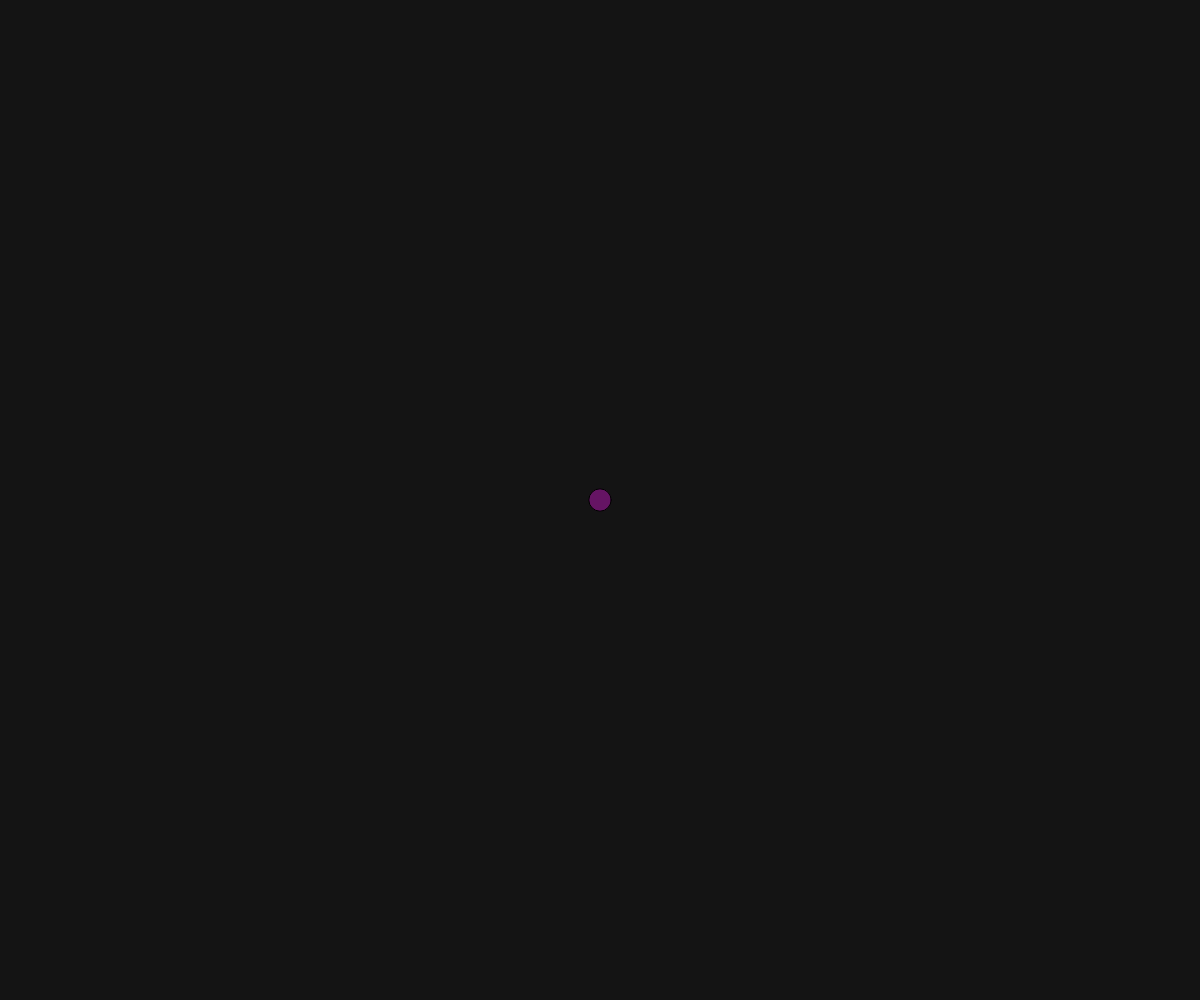
Frame 1 (no input)
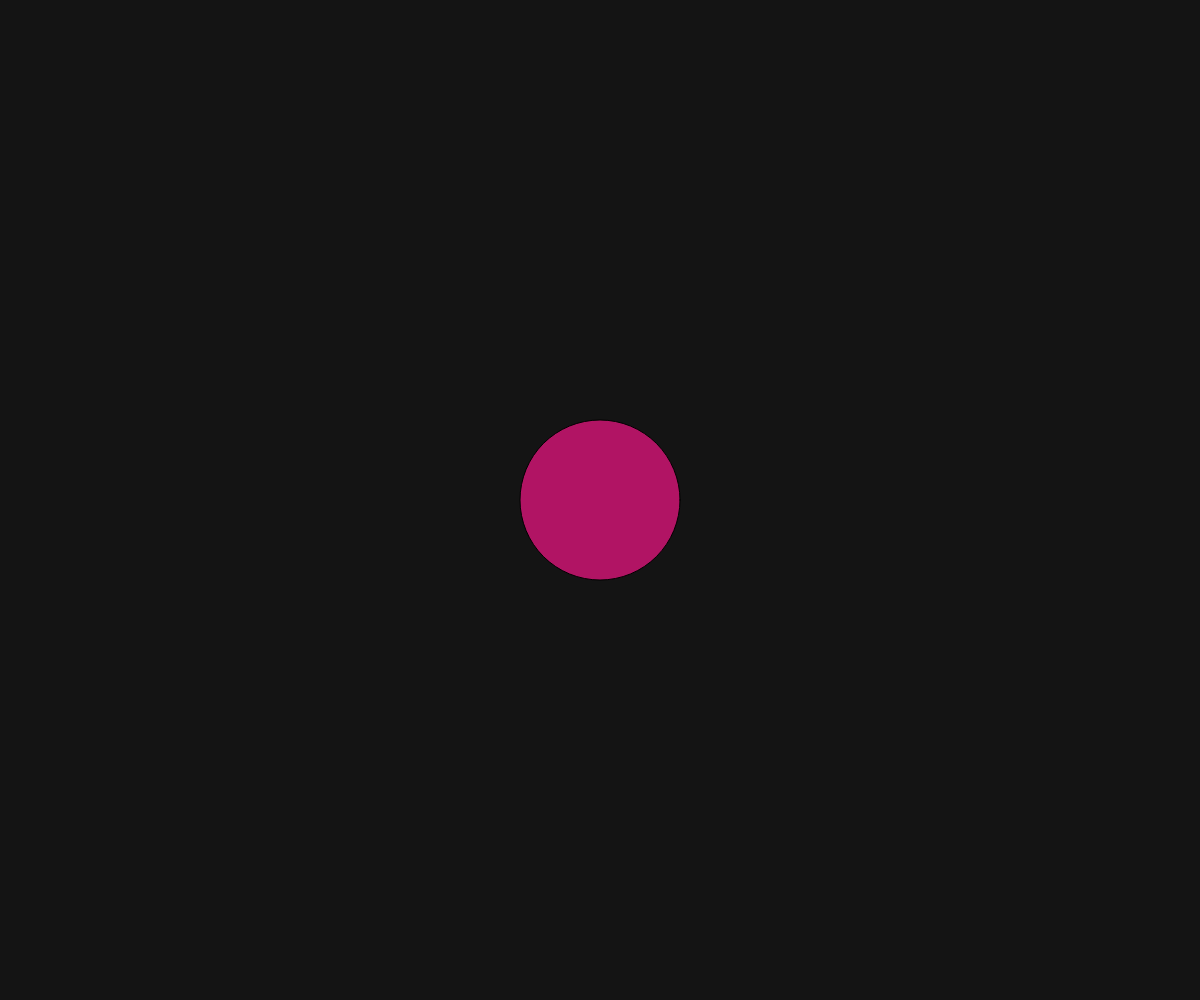
Frame 60 (no input)
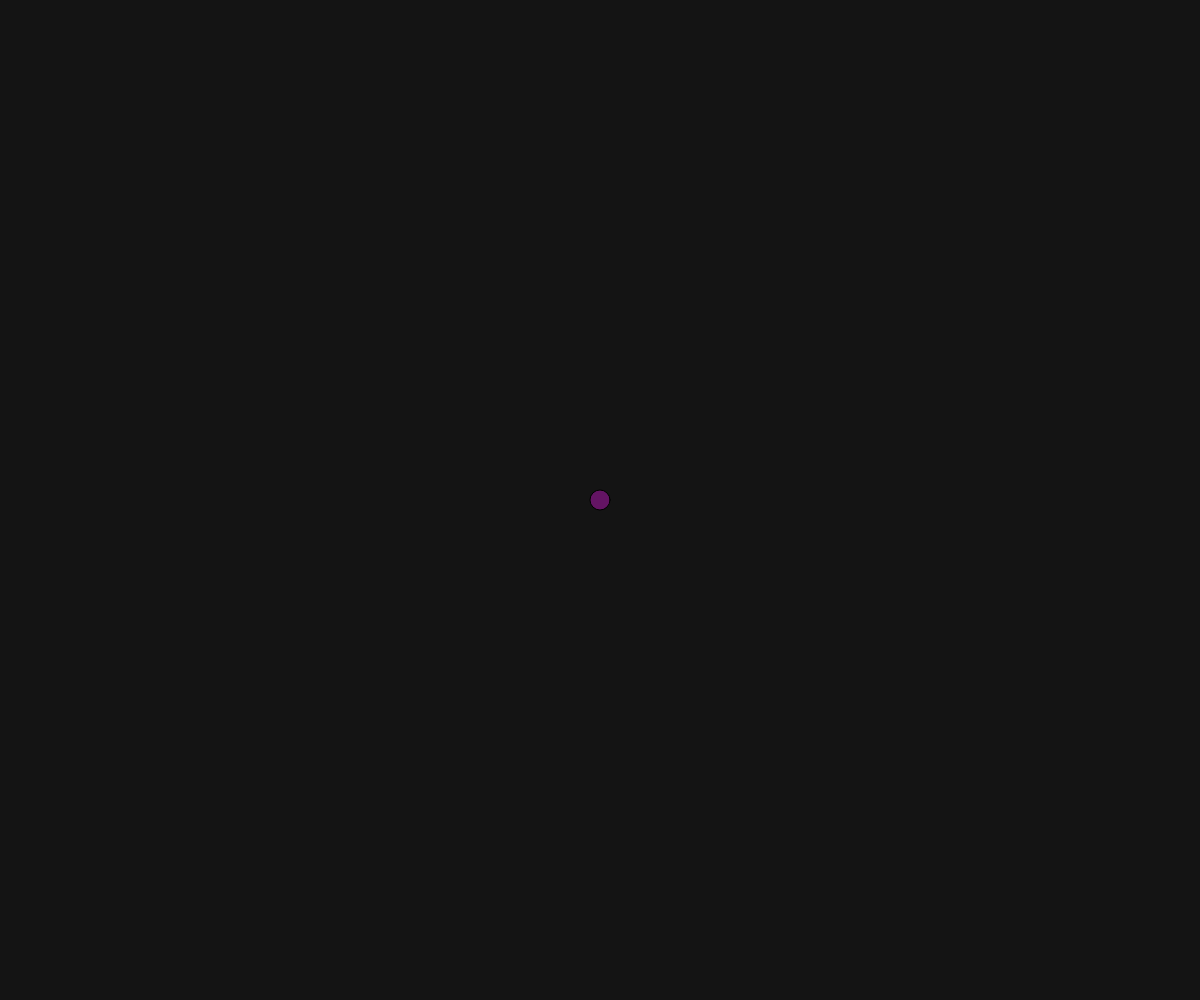
Frame 120 (the mouse pressed at the canvas centre since frame 60)

The p5.js sketch that drew these frames (run headless with seeded random() and noise() and a simulated clock; from frame 60 on, the mouse is pressed at the canvas centre):

// p5.js sketch
// ── sketch.js
// TODO: time with map() and mod

function setup() {
  createCanvas(windowWidth, windowHeight);
 
}

function draw() {
  background(20);
   
  // period of our 
  let p = 2000;
  let counter = millis() % p;
  let md = map(counter,0,p,20,300);
  let mr = map(counter,0,p,100,255);

  fill(mr, 20, 100);

  ellipse(width / 2, height / 2, md);
}
